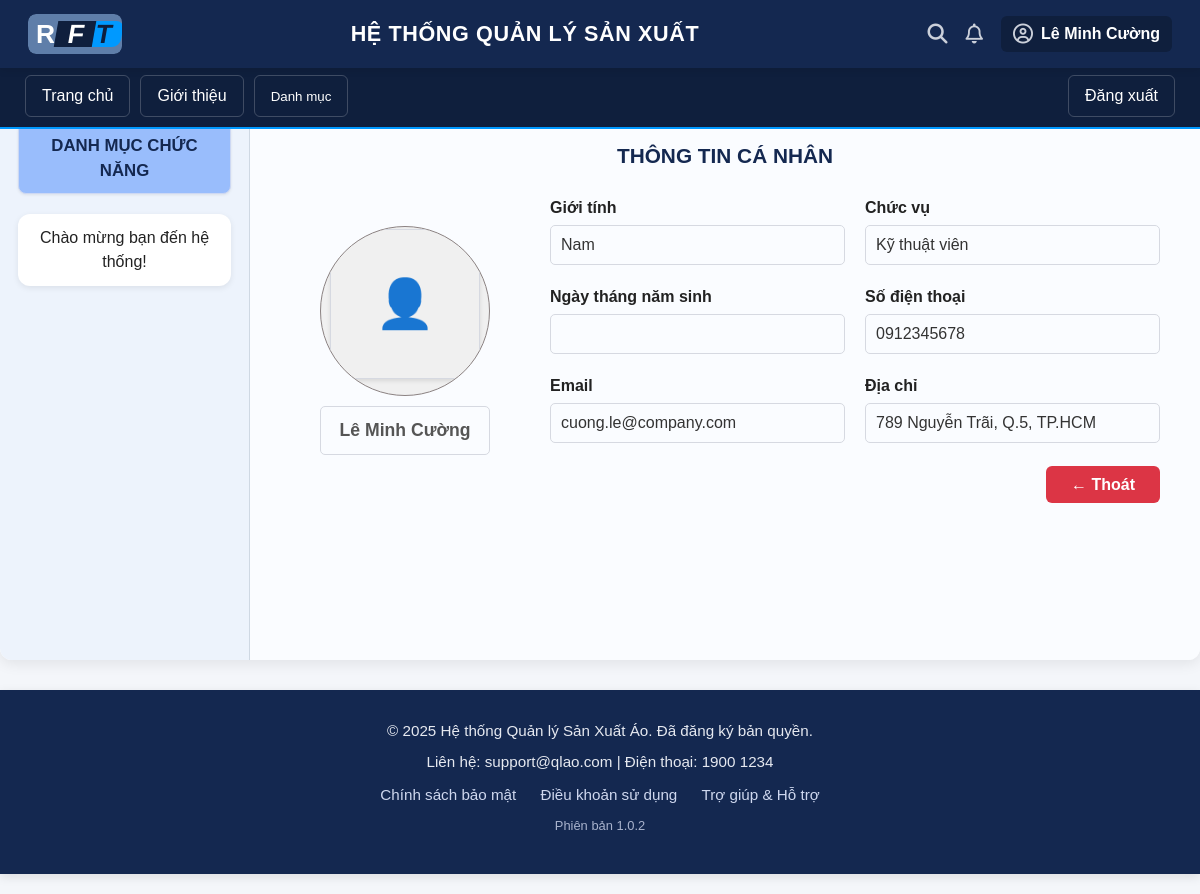
Screenshot of /index.php?page=thong-tin-ca-nhan (signed in) with the database file from the repository.
### tables this page shows
CREATE TABLE `nguoidung` (
  `maND` int(11) NOT NULL,
  `hoTen` varchar(100) NOT NULL,
  `gioiTinh` varchar(20) NOT NULL,
  `ngaySinh` date DEFAULT NULL,
  `chucVu` varchar(50) DEFAULT NULL,
  `phongBan` varchar(100) NOT NULL,
  `soDienThoai` varchar(15) DEFAULT NULL,
  `email` varchar(50) DEFAULT NULL,
  `diaChi` varchar(100) DEFAULT NULL,
  `maTK` int(11) NOT NULL,
  `trangThai` tinyint(1) DEFAULT 1,
  `hinhAnh` varchar(255) NOT NULL
);

### app/controllers/ProfileController.php (called while the page is built, shortened)
<?php
require_once 'app/models/UserModel.php';
class ProfileController {
    public function index() {
        $db = (new KetNoi())->connect();
        $userModel = new UserModel($db);
        $maTK = $_SESSION['user']['maTK'];
        $user = $userModel->getUserById($maTK);
        include 'app/views/thongTinCaNhan.php';
    }
}
?>

### app/models/UserModel.php (called while the page is built, shortened)
<?php
class UserModel {
    private $conn;
    public function __construct($db) {
        $this->conn = $db;
    }
    public function getUserById($maTK) {
        $sql = "SELECT maTK, hoTen, gioiTinh, ngaySinh, chucVu, soDienThoai, email, diaChi, hinhAnh
                FROM nguoidung
                WHERE maTK = ?";
        if ($stmt = $this->conn->prepare($sql)) {
            $stmt->bind_param("i", $maTK);
            $stmt->execute();
            $result = $stmt->get_result();
            $user = $result->fetch_assoc();
            return $user ?: null;
        } else {
            error_log("Lỗi truy vấn: " . $this->conn->error);
            return null;
        }
    }
}
?>

### app/views/thongTinCaNhan.php (the view, shortened to what this page needs)
<?php
require_once 'app/views/layouts/header.php';
require_once 'app/views/layouts/nav.php';
?>
<div class="main-layout-wrapper_1">
    <?php require_once 'app/views/layouts/sidebar.php'; ?>
    <main class="main-content">
        <h2 class="main-title">THÔNG TIN CÁ NHÂN</h2>
        <div class="profile-layout">
            <div class="profile-left">
                <div class="avatar-box">
                    <?php if (!empty($user['hinhAnh'])): ?>
                        <img src="uploads/avatar/<?php echo htmlspecialchars($user['hinhAnh']); ?>" class="avatar-img"
                            alt="Avatar">
                    <?php else: ?>
                        <div class="avatar-placeholder">👤</div>
                    <?php endif; ?>
                </div>
                <div class="name-box" style="margin-top: 10px;">
                    <?php echo htmlspecialchars($user['hoTen'] ?? 'Không rõ'); ?>
                </div>
            </div>
            <div class="profile-right">
                <div class="form-grid">
                    <div class="form-group">
                        <label>Giới tính</label>
                        <div class="input-box"><?php echo htmlspecialchars($user['gioiTinh'] ?? ''); ?></div>
                    </div>
                    <div class="form-group">
                        <label>Chức vụ</label>
                        <div class="input-box"><?php echo htmlspecialchars($user['chucVu'] ?? ''); ?></div>
                    </div>
                    <div class="form-group">
                        <label>Ngày tháng năm sinh</label>
                        <div class="input-box"><?php
                            ?></div>
                    </div>
                    <div class="form-group">
                        <label>Số điện thoại</label>
                        <div class="input-box"><?php echo htmlspecialchars($user['soDienThoai'] ?? ''); ?></div>
                    </div>
                    <div class="form-group">
                        <label>Email</label>
                        <div class="input-box"><?php echo htmlspecialchars($user['email'] ?? ''); ?></div>
                    </div>
                    <div class="form-group ">
                        <label>Địa chỉ</label>
                        <div class="input-box"><?php echo htmlspecialchars($user['diaChi'] ?? ''); ?></div>
                    </div>
                </div>
                <div class="profile-footer">
                    <a href="index.php" class="btn-reject">← Thoát</a>
                </div>
            </div>
        </div>
    </main>
</div>
<?php require_once 'app/views/layouts/footer.php'; ?>

### index.php (shortened to what this page needs)
<?php
$page = isset($_GET['page']) ? $_GET['page'] : 'home';
switch ($page) {
    case 'thong-tin-ca-nhan':
        require_once 'app/controllers/ProfileController.php';
        $controller = new ProfileController();
        $controller->index();
        break;
}

### app/views/layouts/header.php (shortened to what this page needs)
<!DOCTYPE html>
<html lang="vi">
<head>
    <link rel="stylesheet" href="https://cdnjs.cloudflare.com/ajax/libs/font-awesome/6.5.0/css/all.min.css">
    <link rel="stylesheet" href="public/css/style.css">
</head>
<body>
    <header class="header">
        <div class="logo" id="logo-interlock">
            <span>R</span><span class="middle-letter">F</span><span>T</span>
        </div>
        <h1>HỆ THỐNG QUẢN LÝ SẢN XUẤT</h1>
        <div class="user-controls">
            <i class="fa-solid fa-magnifying-glass"></i>
            <i class="fa-regular fa-bell"></i>
            <a href="<?php echo isset($_SESSION['user']) ? 'index.php?page=thong-tin-ca-nhan' : 'index.php?page=login'; ?>"
                class="user-link">
                <i class="fa-regular fa-circle-user"></i>
                <?php
                if (isset($_SESSION['user'])) {
                    $tenHienThi = htmlspecialchars($_SESSION['user']['hoTen'] ?? 'Người dùng');
                    echo '<span class="welcome-text"><b>' . $tenHienThi . '</b></span>';
                } else {
                    echo '<span class="welcome-text"><b>Tài Khoản</b></span>';
                }
                ?>
            </a>
        </div>
    </header>

### app/views/layouts/nav.php (shortened to what this page needs)
<nav class="navigation">
    <div class="nav-links">
        <a href="?page=home" class="nav-button">Trang chủ</a>
        <a href="index.php?page=gioithieu" class="nav-button">Giới thiệu</a>
        <?php if(isset($_SESSION['user'])): ?>
            <button class="nav-button" id="menuDanhMuc">Danh mục</button>
        <?php else: ?>
            <button class="nav-button" onclick="alert('Vui lòng đăng nhập để sử dụng danh mục chức năng!')">Danh mục</button>
        <?php endif; ?>
    </div>
    <div class="auth-section">
        <?php
        if (isset($_SESSION['user'])) {
            echo '<a href="index.php?page=logout" class="nav-button">Đăng xuất</a>';
        } else {
            echo '<a href="index.php?page=login" class="nav-button">Đăng nhập</a>';
        }
        ?>
    </div>
</nav>

### app/views/layouts/sidebar.php
<nav class="sidebar-nav">
    <h3>DANH MỤC CHỨC NĂNG</h3>
    <ul id="sidebarList">
        <li><a href="#">Chào mừng bạn đến hệ thống!</a></li>
    </ul>
</nav>

### app/views/layouts/footer.php (shortened to what this page needs)
<footer class="footer">
    <p>© 2025 Hệ thống Quản lý Sản Xuất Áo. Đã đăng ký bản quyền.</p>
    <p>Liên hệ: support@qlao.com | Điện thoại: 1900 1234</p>
    <div class="footer-links">
        <a href="#">Chính sách bảo mật</a>
        <a href="#">Điều khoản sử dụng</a>
        <a href="#">Trợ giúp & Hỗ trợ</a>
    </div>
    <p class="version">Phiên bản 1.0.2</p>
</footer>
</body>
</html>

### rows the page displays
nguoidung: hoTen "Lê Minh Cường", gioiTinh "Nam", chucVu "Kỹ thuật viên", soDienThoai "0912345678", email "cuong.le@company.com", diaChi "789 Nguyễn Trãi, Q.5, TP.HCM"

### other values shown
$tenHienThi "Lê Minh Cường"
